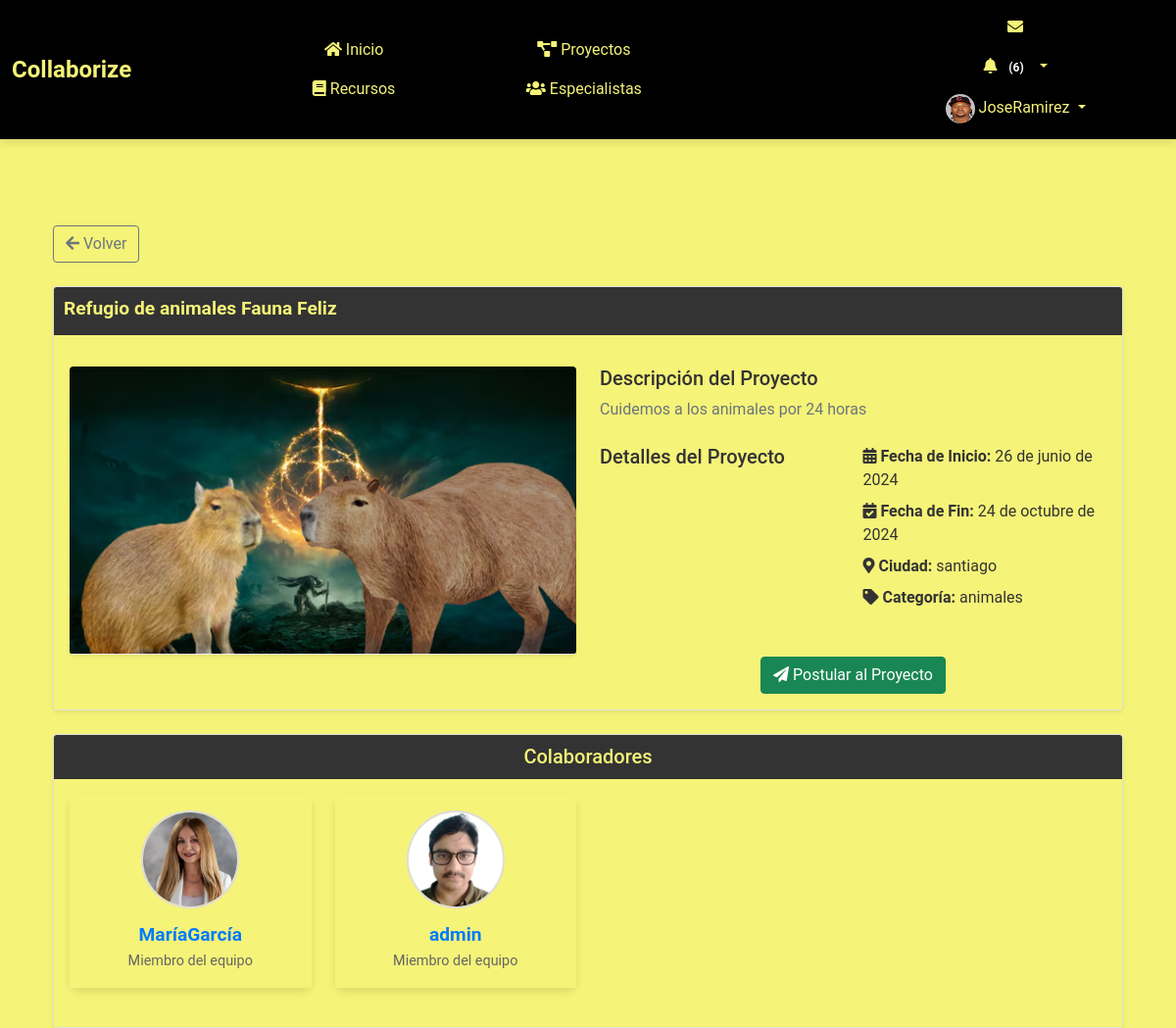
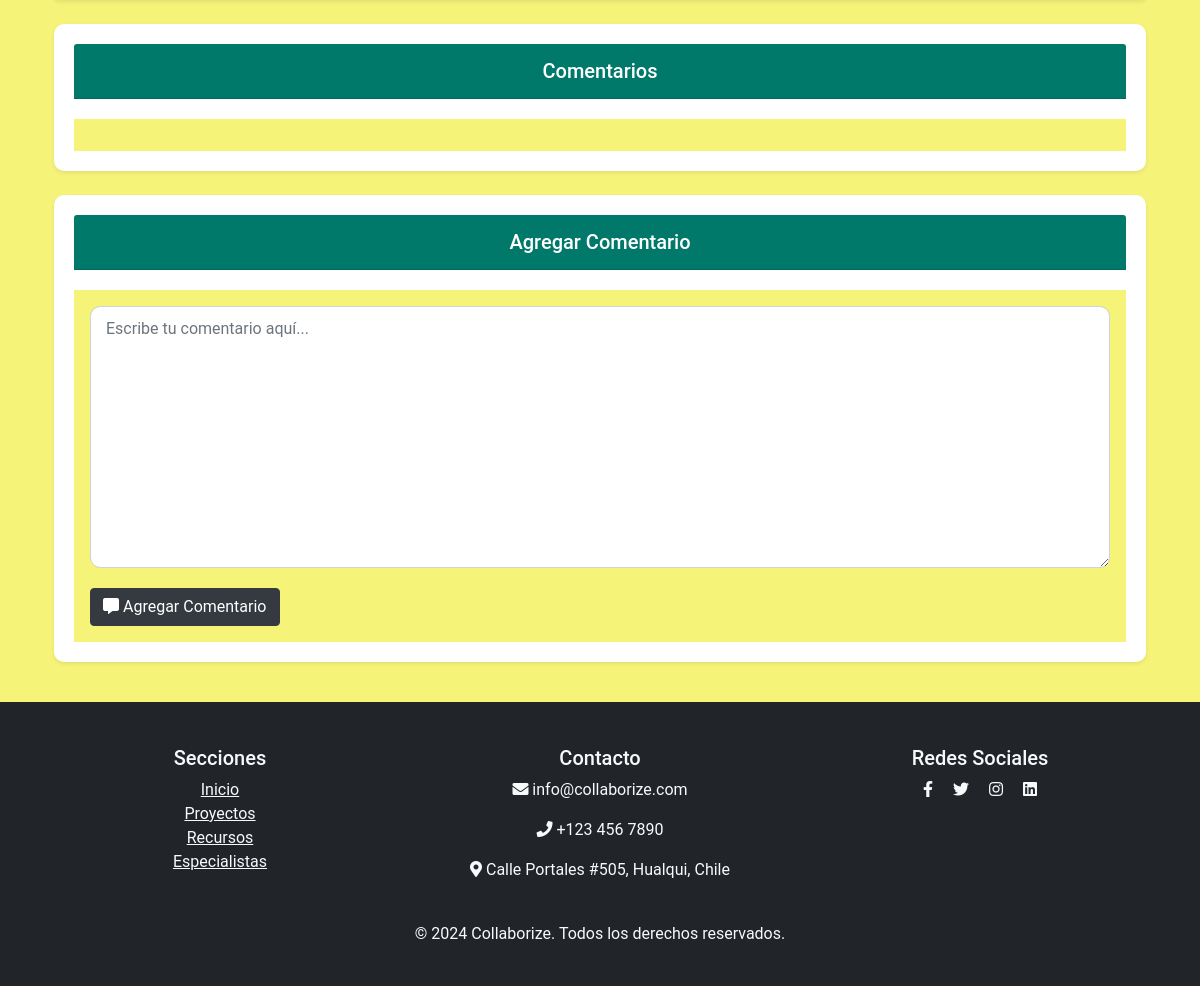
The app's page /proyectos/13/ (signed in) with its own data (2 pictures, top to bottom).
### myapp/models.py (models this page shows, shortened)
class Perfil(models.Model):
    user = models.OneToOneField(User, on_delete=models.CASCADE)
    nombre = models.CharField(max_length=30, blank=True, null=True)
    apellido = models.CharField(max_length=30, blank=True, null=True)
    telefono = models.CharField(max_length=15, blank=True, null=True)
    fecha_nacimiento = models.DateField(null=True, blank=True)
    avatar = models.ImageField(upload_to='avatars/', null=True, blank=True)
    website = models.URLField(max_length=200, blank=True, null=True)
    twitter = models.URLField(max_length=200, blank=True, null=True)
    facebook = models.URLField(max_length=200, blank=True, null=True)
    linkedin = models.URLField(max_length=200, blank=True, null=True)
    habilidad_1 = models.CharField(max_length=100, blank=True, null=True)
    habilidad_2 = models.CharField(max_length=100, blank=True, null=True)
    habilidad_3 = models.CharField(max_length=100, blank=True, null=True)
    experiencia = models.TextField(blank=True, null=True)
    especialidad = models.CharField(max_length=200, blank=True, null=True)
    ubicacion = models.CharField(max_length=200, blank=True, null=True)
    disponibilidad = models.BooleanField(blank=True, null=True)

class Proyecto(models.Model):
    nombre = models.CharField(max_length=200)
    descripcion = models.TextField()
    fecha_inicio = models.DateField()
    fecha_fin = models.DateField()
    ciudad = models.CharField(max_length=100, blank=True, null=True)
    imagen = models.ImageField(upload_to='proyectos/', blank=True, null=True)
    categoria = models.CharField(max_length=100, choices=[
        ('tecnologia', 'Tecnología'),
        ('educacion', 'Educación'),
        ('salud', 'Salud'),
        ('finanzas', 'Finanzas'),
        ('energia', 'Energía'),
        ('animales', 'Animales'),
    ], default='tecnologia')
    creador = models.ForeignKey(User, on_delete=models.CASCADE, related_name='proyectos_creados')
    colaboradores = models.ManyToManyField(User, related_name='proyectos_colaborados')

class Postulacion(models.Model):
    ESTADO_CHOICES = [
        ('pendiente', 'Pendiente'),
        ('aceptada', 'Aceptada'),
        ('rechazada', 'Rechazada'),
    ]
    proyecto = models.ForeignKey(Proyecto, on_delete=models.CASCADE)
    usuario = models.ForeignKey(User, on_delete=models.CASCADE)
    estado = models.CharField(max_length=10, choices=ESTADO_CHOICES, default='pendiente')
    fecha_postulacion = models.DateTimeField(auto_now_add=True)
    class Meta:
        unique_together = ('proyecto', 'usuario')

### myapp/views.py (the view)
# urls.py: path('proyectos/<int:proyecto_id>/', views.proyecto_detalle, name='proyecto_detalle'),
@login_required
def proyecto_detalle(request, proyecto_id):
    proyecto = get_object_or_404(Proyecto, id=proyecto_id)
    comentarios = proyecto.comentarios.all()
    if request.method == 'POST':
        form = ComentarioForm(request.POST)
        if form.is_valid():
            comentario = form.save(commit=False)
            comentario.proyecto = proyecto
            comentario.autor = request.user
            comentario.save()
            messages.success(request, 'Comentario agregado exitosamente.')
            return redirect('proyecto_detalle', proyecto_id=proyecto.id)
        else:
            messages.error(request, 'Error al agregar el comentario.')
    else:
        form = ComentarioForm()
    aceptados = proyecto.postulacion_set.filter(estado='aceptada')
    return render(request, 'myapp/proyecto_detalle.html', {
        'proyecto': proyecto,
        'comentarios': comentarios,
        'form': form,
        'aceptados': aceptados,
    })

### myapp/templates/myapp/proyecto_detalle.html (shortened to what this page needs)
{% extends "myapp/base.html" %}
{% load static %}
{% load custom_filters %}
{% block extra_css %}
<link rel="stylesheet" href="{% static 'myapp/css/proyecto_detalle.css' %}">
{% endblock %}
{% block content %}
<div class="container mt-5">
    <div class="back-button mb-4">
        <a href="{% url 'proyecto_lista' %}" class="btn btn-outline-secondary">
            <i class="fas fa-arrow-left"></i> Volver
        </a>
    </div>
    <div class="card mb-4 shadow-sm">
        <div class="card-header d-flex justify-content-between align-items-center">
            <h2 class="card-title">{{ proyecto.nombre }}</h2>
        </div>
        <div class="card-body">
            <div class="row">
                <div class="col-md-6 mb-4">
                    <div class="project-image text-center">
                        {% if proyecto.imagen %}
                        <img src="{{ proyecto.imagen.url }}" alt="{{ proyecto.nombre }}" class="img-fluid rounded shadow-sm">
                        {% else %}
                        <img src="https://picsum.photos/1000/1000" alt="{{ proyecto.nombre }}" class="img-fluid rounded shadow-sm">
                        {% endif %}
                    </div>
                </div>
                <div class="col-md-6">
                    <div class="project-info mb-4">
                        <h5>Descripción del Proyecto</h5>
                        <p class="text-muted">{{ proyecto.descripcion }}</p>
                    </div>
                    <div class="project-details mb-4">
                        <h5>Detalles del Proyecto</h5>
                        <ul class="list-unstyled">
                            <li class="mb-2"><i class="fas fa-calendar-alt"></i> <strong>Fecha de Inicio:</strong> {{ proyecto.fecha_inicio }}</li>
                            <li class="mb-2"><i class="fas fa-calendar-check"></i> <strong>Fecha de Fin:</strong> {{ proyecto.fecha_fin }}</li>
                            <li class="mb-2"><i class="fas fa-map-marker-alt"></i> <strong>Ciudad:</strong> {{ proyecto.ciudad }}</li>
                            <li class="mb-2"><i class="fas fa-tag"></i> <strong>Categoría:</strong> {{ proyecto.categoria }}</li>
                        </ul>
                    </div>
                    <div class="text-center">
                        <form method="post" action="{% url 'postular_proyecto' proyecto.id %}">
                            <button type="submit" class="btn btn-success btn-block"><i class="fas fa-paper-plane"></i> Postular al Proyecto</button>
                        </form>
                    </div>
                </div>
            </div>
        </div>
    </div>
    <div class="card mb-4 shadow-sm">
        <div class="card-header text-center">
            <h5 class="mb-0">Colaboradores</h5>
        </div>
        <div class="card-body">
            {% if aceptados %}
                <div class="row">
                    {% for aceptado in aceptados %}
                        <div class="col-md-3 mb-4">
                            <div class="card card-aceptado text-center">
                                <div class="card-body">
                                    <div class="avatar-container">
                                        {% if aceptado.usuario.perfil.avatar %}
                                            <img src="{{ aceptado.usuario.perfil.avatar.url }}" alt="{{ aceptado.usuario.username }}" class="avatar">
                                        {% else %}
                                            <img src="{% static 'myapp/images/default_avatar.png' %}" alt="{{ aceptado.usuario.username }}" class="avatar">
                                        {% endif %}
                                    </div>
                                    <h5 class="card-title">
                                        <a href="{% url 'ver_perfil' aceptado.usuario.id %}">{{ aceptado.usuario.username }}</a>
                                    </h5>
                                    <p class="card-text">{{ aceptado.usuario.perfil.descripcion|default:"Miembro del equipo" }}</p>
                                </div>
                            </div>
                        </div>
                    {% endfor %}
                </div>
            {% else %}
                <p>No hay colaboradores aceptados.</p>
            {% endif %}
        </div>
    </div>
    <div class="card card-comments mb-4 shadow-sm">
        <div class="card-header custom-header">
            <h5 class="mb-0">Comentarios</h5>
        </div>
        <div class="card-body">
        </div>
    </div>
    <div class="card card-form mb-4 shadow-sm">
        <div class="card-header custom-header">
            <h5 class="mb-0">Agregar Comentario</h5>
        </div>
        <div class="card-body">
            <form method="post">
                <div class="form-group">
                    {{ form.texto|add_class:"form-control" }}
                </div>
                <button type="submit" class="btn btn-primary"><i class="fas fa-comment-alt"></i> Agregar Comentario</button>
            </form>
        </div>
    </div>
</div>
{% endblock %}

### myapp/templates/myapp/base.html (shortened to what this page needs)
<!DOCTYPE html>
<html lang="es">
<head>
    {% load static %}
    <link rel="stylesheet" href="https://cdn.jsdelivr.net/npm/bootstrap@5.1.3/dist/css/bootstrap.min.css">
    <link rel="stylesheet" href="https://cdnjs.cloudflare.com/ajax/libs/font-awesome/5.15.4/css/all.min.css">
    <link rel="stylesheet" href="https://cdn.jsdelivr.net/npm/@icon/entypo@1.0.3/entypo.css">
    <link rel="stylesheet" href="https://cdnjs.cloudflare.com/ajax/libs/bootstrap-datepicker/1.9.0/css/bootstrap-datepicker.min.css">
    <link rel="stylesheet" href="{% static 'css/style.css' %}">
    <link rel="stylesheet" href="{% static 'css/ver_perfil.css' %}">
    <link rel="stylesheet" href="{% static 'css/register.css' %}">
    {% block extra_css %}{% endblock %}
</head>
<body>
    {% if user.is_authenticated %}
    <header>
        <nav class="navbar navbar-expand-lg fixed-top custom-navbar">
            <div class="container-fluid d-flex justify-content-between align-items-center">
                <a class="navbar-brand" href="{% url 'index' %}">
                    <span style="font-weight: bold; color: #f5f378; font-size: 1.5rem;">Collaborize</span>
                </a>
                <div class="collapse navbar-collapse justify-content-between" id="navbarNav">
                    <ul class="navbar-nav mx-auto">
                        <li class="nav-item"><a class="nav-link" href="{% url 'index' %}"><i class="fas fa-home"></i> Inicio</a></li>
                        <li class="nav-item"><a class="nav-link" href="{% url 'proyecto_lista' %}"><i class="fas fa-project-diagram"></i> Proyectos</a></li>
                        <li class="nav-item"><a class="nav-link" href="{% url 'listar_recursos' %}"><i class="fas fa-book"></i> Recursos</a></li>
                        <li class="nav-item"><a class="nav-link" href="{% url 'listar_especialistas' %}"><i class="fas fa-users"></i> Especialistas</a></li>
                    </ul>
                    <ul class="navbar-nav ms-auto">
                        <li class="nav-item">
                            <a class="nav-link" href="{% url 'listar_mensajes' %}"><i class="fas fa-envelope"></i>
                            </a>
                        </li>
                        <li class="nav-item dropdown">
                            <a class="nav-link dropdown-toggle" href="#" id="notificacionesDropdown" role="button" data-bs-toggle="dropdown" aria-haspopup="true" aria-expanded="false">
                                <i class="fas fa-bell"></i>
                                <span id="notificaciones-count" class="badge badge-danger"></span>
                            </a>
                        </li>
                        <li class="nav-item dropdown">
                            <a class="nav-link dropdown-toggle" href="#" id="perfilDropdown" role="button" data-bs-toggle="dropdown" aria-haspopup="true" aria-expanded="false">
                                <img src="{% if user.perfil.avatar %}{{ user.perfil.avatar.url }}{% else %}{% static 'images/default_avatar.png' %}{% endif %}" alt="Foto de perfil" class="rounded-circle" width="30" height="30">
                                {{ user.username }}
                            </a>
                        </li>
                    </ul>
                </div>
            </div>
        </nav>
    </header>
    {% endif %}
    <main class="container">
        {% block content %}{% endblock %}
    </main>
    {% block footer %}
    <footer class="bg-dark text-light py-4">
        <div class="container">
            <div class="row">
                <div class="col-md-4">
                    <h5>Secciones</h5>
                    <ul class="list-unstyled">
                        <li><a href="{% url 'index' %}" class="text-light">Inicio</a></li>
                        <li><a href="{% url 'proyecto_lista' %}" class="text-light">Proyectos</a></li>
                        <li><a href="{% url 'listar_recursos' %}" class="text-light">Recursos</a></li>
                        <li><a href="{% url 'listar_especialistas' %}" class="text-light">Especialistas</a></li>
                    </ul>
                </div>
                <div class="col-md-4">
                    <h5>Contacto</h5>
                    <p><i class="fas fa-envelope"></i> info@collaborize.com</p>
                    <p><i class="fas fa-phone"></i> +123 456 7890</p>
                    <p><i class="fas fa-map-marker-alt"></i> Calle Portales #505, Hualqui, Chile</p>
                </div>
                <div class="col-md-4">
                    <h5>Redes Sociales</h5>
                    <a href="#" class="text-light me-3"><i class="fab fa-facebook-f"></i></a>
                    <a href="#" class="text-light me-3"><i class="fab fa-twitter"></i></a>
                    <a href="#" class="text-light me-3"><i class="fab fa-instagram"></i></a>
                    <a href="#" class="text-light"><i class="fab fa-linkedin"></i></a>
                </div>
            </div>
            <div class="text-center mt-4">
                <p>&copy; 2024 Collaborize. Todos los derechos reservados.</p>
            </div>
        </div>
    </footer>
    {% endblock %}
</body>
</html>

### records on screen
Proyecto: nombre "Refugio de animales Fauna Feliz", imagen (picture), descripcion "Cuidemos a los animales por 24 horas", fecha_inicio "26 de junio de 2024", fecha_fin "24 de octubre de 2024", ciudad "santiago", categoria "animales"
Postulacion: usuario.perfil.avatar (picture), usuario.username "MaríaGarcía", usuario.perfil.descripcion "Miembro del equipo"
Postulacion: usuario.perfil.avatar (picture), usuario.username "admin", usuario.perfil.descripcion "Miembro del equipo"

### other values on screen
{{ user.username }} "JoseRamirez"
